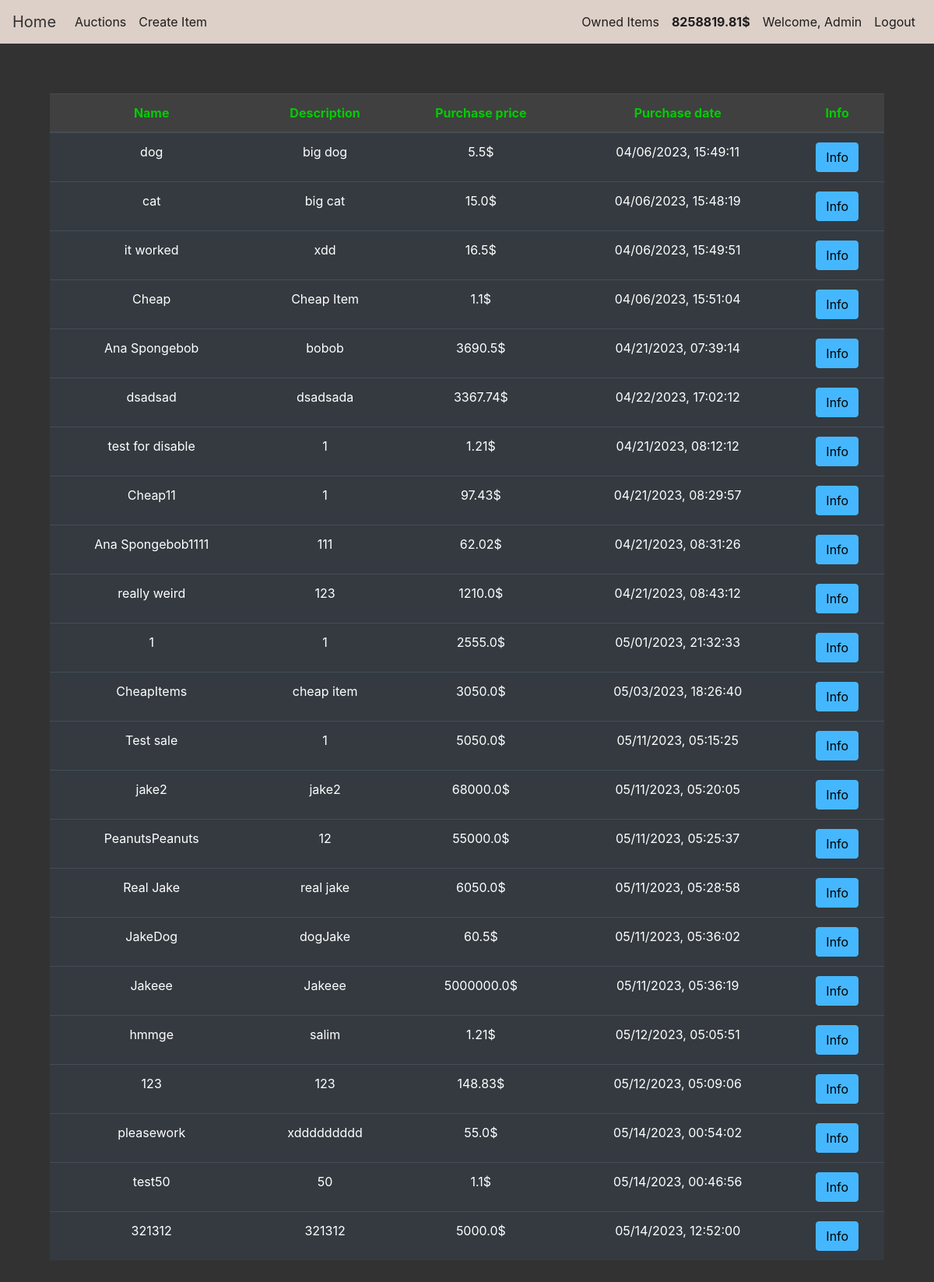
/owned_items (signed in), run on the app's committed database.
### auction/models.py (models this page shows, shortened)
class User(db.Model,UserMixin):
    id = db.Column(db.Integer(),primary_key=True)
    username = db.Column(db.String(length=50),unique=True,nullable=False)
    email_address = db.Column(db.String(length=255),nullable=False,unique=True)
    password_hash = db.Column(db.String(length=60),nullable=False)
    budget = db.Column(db.Integer(),nullable=False,default=1000)
    items = db.relationship('Item',backref='owned_user',lazy=True)
    @property
    def password(self):
        return self.password
    def show_budget(self):
        return round(self.budget,2)

class Item(db.Model):
    id = db.Column(db.Integer(),primary_key=True)
    name = db.Column(db.String(length=30),nullable=False,unique=True)
    description = db.Column(db.String(length=1024),nullable=False)
    start = db.Column(db.String(length=30),nullable=False)
    end = db.Column(db.String(length=30), nullable=False)
    current_bid = db.Column(db.Float,nullable=False)
    step = db.Column(db.Float,nullable=False)
    seller_id = db.Column(db.Integer())
    bidder_id = db.Column(db.Integer())
    owner = db.Column(db.Integer(),db.ForeignKey('user.id'))
    image = db.Column(db.String(length=255))

### auction/routes.py (the view)
@app.route('/owned_items')
def owned_items_page():
    owned_items = Item.query.filter_by(owner=current_user.id)
    return render_template('owned_items.html',owned_items=owned_items)

### auction/models.py (called while the page is built)
@login_manager.user_loader
def load_user(user_id):
    return User.query.get(int(user_id))

### auction/templates/owned_items.html (shortened to what this page needs)
{% extends 'base.html' %}
{% block content %}
<div class="position-relative overflow-hidden p-3 p-md-5 m-md-3 text-center">
    <table class="table table-hover table-dark">
        <thead class="table_head">
            <tr>
                <th scope="col">Name</th>
                <th scope="col">Description</th>
                <th scope="col">Purchase price</th>
                <th scope="col">Purchase date</th>
                <th scope="col">Info</th>
            </tr>
        </thead>
        <tbody>
            {% for item in owned_items %}
                <tr>
                    <td>{{ item.name }}</td>
                    <td>{{ item.description }}</td>
                    <td>{{ item.current_bid }}$</td>
                    <td>{{ item.end }}</td>
                    <td><button class="btn btn-outline btn-info" data-toggle="modal" data-target="#Modal-MoreInfo-{{ item.id }}">Info</button></td>
                </tr>
            {% endfor %}
        </tbody>
    </table>
</div>
{% endblock %}

### auction/templates/base.html (shortened to what this page needs)
<!doctype html>
<html lang="en">
   <head>
      <link rel="stylesheet" href="https://cdn.jsdelivr.net/npm/bootstrap@4.5.3/dist/css/bootstrap.min.css">
      <link rel="stylesheet" href="{{ url_for('static', filename='style.css') }}">
   </head>
   <body>
      <nav class="navbar navbar-expand-md navbar-dark bg-dark">
         <a class="navbar-brand" href="{{ url_for('home_page') }}">Home</a>
         <div class="collapse navbar-collapse" id="navbarNav">
            <ul class="navbar-nav mr-auto">
               <li class="nav-item active">
                  <a class="nav-link" href="{{ url_for('auction_page') }}">Auctions <span class="sr-only">(current)</span></a>
               </li>
               {% if current_user.is_authenticated %}
               <li class="nav-item">
                  <a class="nav-link" href="{{ url_for('create_page') }}">Create Item</a>
               </li>
               {% endif %}
            </ul>
            {% if current_user.is_authenticated %}
            <ul class="navbar-nav">
               <li class="nav-item">
                  <a class="nav-link" href="{{ url_for('owned_items_page') }}">Owned Items</a>
               </li>
               <li class="nav-item">
                  <a class="nav-link" style="color: azure;font-weight:bold">
                  {{ current_user.show_budget() }}$
                  </a>
               </li>
               <li class="nav-item">
                  <a class="nav-link">Welcome, {{ current_user.username }}</a>
               </li>
               <li class="nav-item">
                  <a class="nav-link" href="{{ url_for('logout_page') }}">Logout</a>
               </li>
            </ul>
            {% endif %}
         </div>
      </nav>
      {% block content %}
      {% endblock %}
   </body>
</html>

### auction/static/style.css (style rules this page uses)
.btn-info { color:black; background-color: #45b7fe !important; border-color: #45b7fe !important; }
.table_head { color: #00cc00; background-color:#404040; }

### auction/templates/base.html (style rules this page uses)
body { background-color: #323232; color: white }
.bg-dark { background-color: #DDD0C8 !important; }
.nav-link { color: #1D1D1D !important; }
.navbar-brand { color: #323232 !important; }

### data on the page
User: show_budget "8258819.81", username "Admin"
Item: name "dog", description "big dog", current_bid "5.5", end "04/06/2023, 15:49:11"
Item: name "cat", description "big cat", current_bid "15.0", end "04/06/2023, 15:48:19"
Item: name "it worked", description "xdd", current_bid "16.5", end "04/06/2023, 15:49:51"
Item: name "Cheap", description "Cheap Item", current_bid "1.1", end "04/06/2023, 15:51:04"
Item: name "Ana Spongebob", description "bobob", current_bid "3690.5", end "04/21/2023, 07:39:14"
Item: name "dsadsad", description "dsadsada", current_bid "3367.74", end "04/22/2023, 17:02:12"
Item: name "test for disable", description "1", current_bid "1.21", end "04/21/2023, 08:12:12"
Item: name "Cheap11", description "1", current_bid "97.43", end "04/21/2023, 08:29:57"
Item: name "Ana Spongebob1111", description "111", current_bid "62.02", end "04/21/2023, 08:31:26"
Item: name "really weird", description "123", current_bid "1210.0", end "04/21/2023, 08:43:12"
Item: name "1", description "1", current_bid "2555.0", end "05/01/2023, 21:32:33"
Item: name "CheapItems", description "cheap item", current_bid "3050.0", end "05/03/2023, 18:26:40"
Item: name "Test sale", description "1", current_bid "5050.0", end "05/11/2023, 05:15:25"
Item: name "jake2", description "jake2", current_bid "68000.0", end "05/11/2023, 05:20:05"
Item: name "PeanutsPeanuts", description "12", current_bid "55000.0", end "05/11/2023, 05:25:37"
Item: name "Real Jake", description "real jake", current_bid "6050.0", end "05/11/2023, 05:28:58"
Item: name "JakeDog", description "dogJake", current_bid "60.5", end "05/11/2023, 05:36:02"
Item: name "Jakeee", description "Jakeee", current_bid "5000000.0", end "05/11/2023, 05:36:19"
Item: name "hmmge", description "salim", current_bid "1.21", end "05/12/2023, 05:05:51"
Item: name "123", description "123", current_bid "148.83", end "05/12/2023, 05:09:06"
Item: name "pleasework", description "xddddddddd", current_bid "55.0", end "05/14/2023, 00:54:02"
Item: name "test50", description "50", current_bid "1.1", end "05/14/2023, 00:46:56"
Item: name "321312", description "321312", current_bid "5000.0", end "05/14/2023, 12:52:00"
